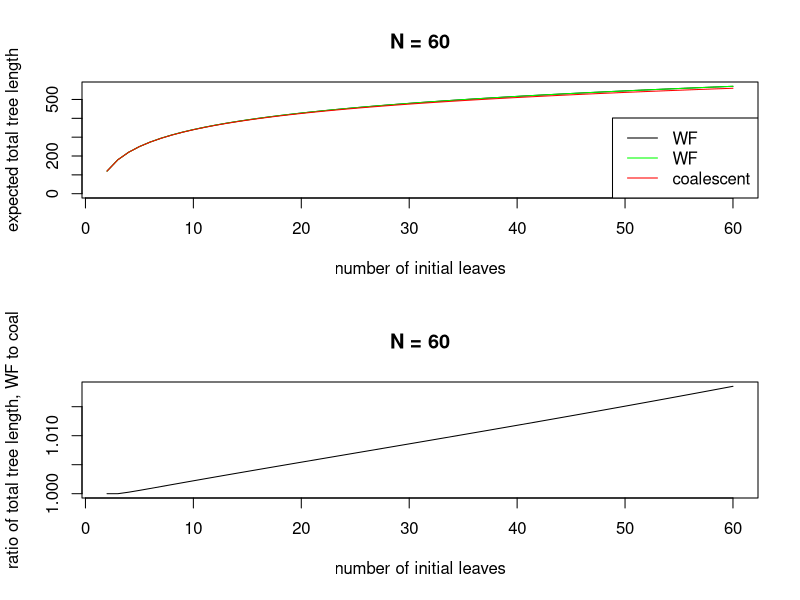

Recreate this plot in R.
library(matrixcalc)

N <- 60

# get the WF transition matrix
# stirling number of the second kind:
# S[n,k] = number of ways to partition n elements into k nonempty sets
S <- stirling.matrix(N)[-1,-1]
lS <- log(S)
# P[n,k] = prob put n balls in N boxes and have exactly k nonempty boxes somewhere
#        = S[n,k] * choose(N,k) * factorial(k) / N^n
P <- exp( sweep(lS, 2, lchoose(N,1:N) + lfactorial(1:N), "+") - (1:N) * log(N) )
stopifnot(all(abs(P[upper.tri(P,diag=FALSE)]) < 1e-8))
P[upper.tri(P,diag=FALSE)] <- 0
P[!is.finite(P)] <- 0
stopifnot(all(abs(rowSums(P) - 1) < 1e-8))


# Solve for the mean occupation times:
#  v[n,k] = mean time spent at k starting at n
#         = delta(n,k) + sum_j( P[n,j] * v[j,k] )
# for k > 1
#  v = I + P %*% v
V <- forwardsolve(diag(N-1) - P[-1,-1], diag(N-1))
# T[n] = expected total length of tree starting at n
T0 <- rowSums(sweep(V, 2, 2:N, "*"))

# Or, do this directly:
#  T[n] = n + sum_j( P[n,j] * T[j] )
#  T = (2:N) + P %*% T
T1 <- forwardsolve(diag(N-1) - P[-1,-1], 2:N)

# coal expectation
Tcoal <- 2 * N * cumsum(1/(2:N-1))

layout(1:2)

plot(2:N, T1, type='l', ylim=range(0,T1,finite=TRUE),
     xlab='number of initial leaves',
     ylab='expected total tree length',
     main=paste("N =", N))
lines(2:N, T0, col='green')
lines(2:N, Tcoal, col='red')
legend("bottomright", lty=c(1, 1, 1), col=c('black', 'green', 'red'),
       legend=c('WF', 'WF', 'coalescent'))

plot(2:N, T1/Tcoal, type='l',
     xlab='number of initial leaves',
     ylab='ratio of total tree length, WF to coal',
     main=paste("N =", N))
